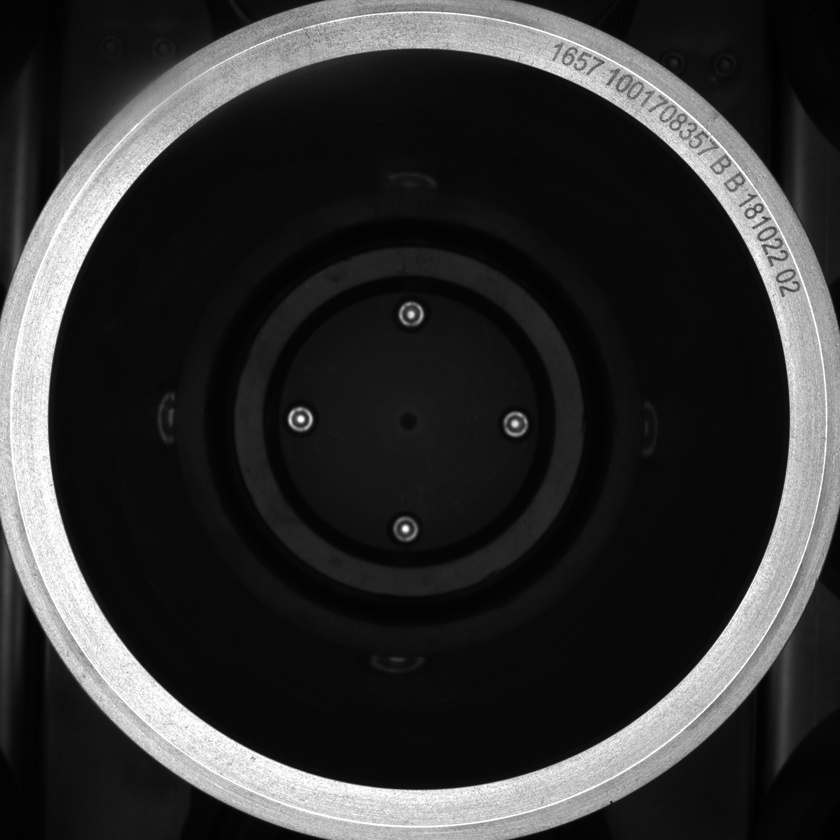
#> input picture pyQt5/检查圆心求出半径/imgSave.jpg, 840 x 840 px, shrunk from 1885 x 1887 before the run
$ python '图形的旋转.py'
#> lines starting #> are read from the running program, lines starting #| are printed output that depends on the picture
import cv2
# [8 lines of commented-out code are left out]
import cv2
img1 = cv2.imread('imgSave.jpg', cv2.IMREAD_COLOR)
#> img1 is the input picture: shape (840, 840, 3); min 0, max 255, mean 49.6
print(img1.shape)
#| (840, 840, 3)
x, y = img1.shape[:2]
#> x = 840; y = 840
rotate = cv2.getRotationMatrix2D((x / 2, y / 2), -150, 1)
res = cv2.warpAffine(img1, rotate, (int( x), int( y)))
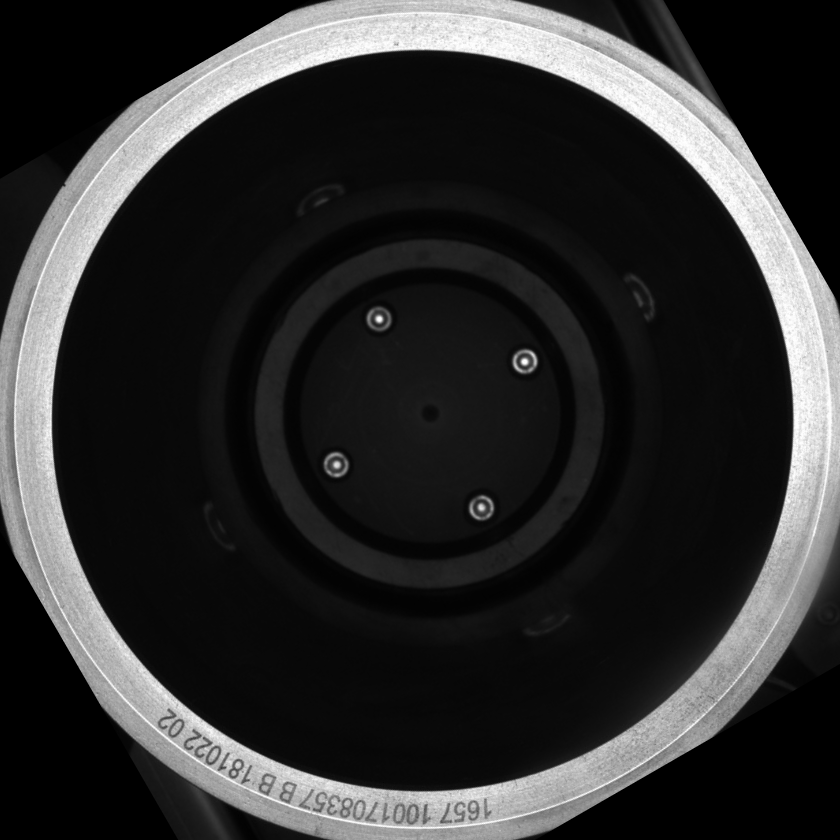
#> res: shape (840, 840, 3); min 0, max 255, mean 46.2
print(res.shape)
#| (840, 840, 3)
cv2.imshow('img', img1)
cv2.namedWindow('res',cv2.WINDOW_NORMAL)
cv2.imshow('res', res)
cv2.waitKey(0)

$ run again, with pyQt5/检查圆心求出半径/09_30_13.jpg copied over pyQt5/检查圆心求出半径/imgSave.jpg
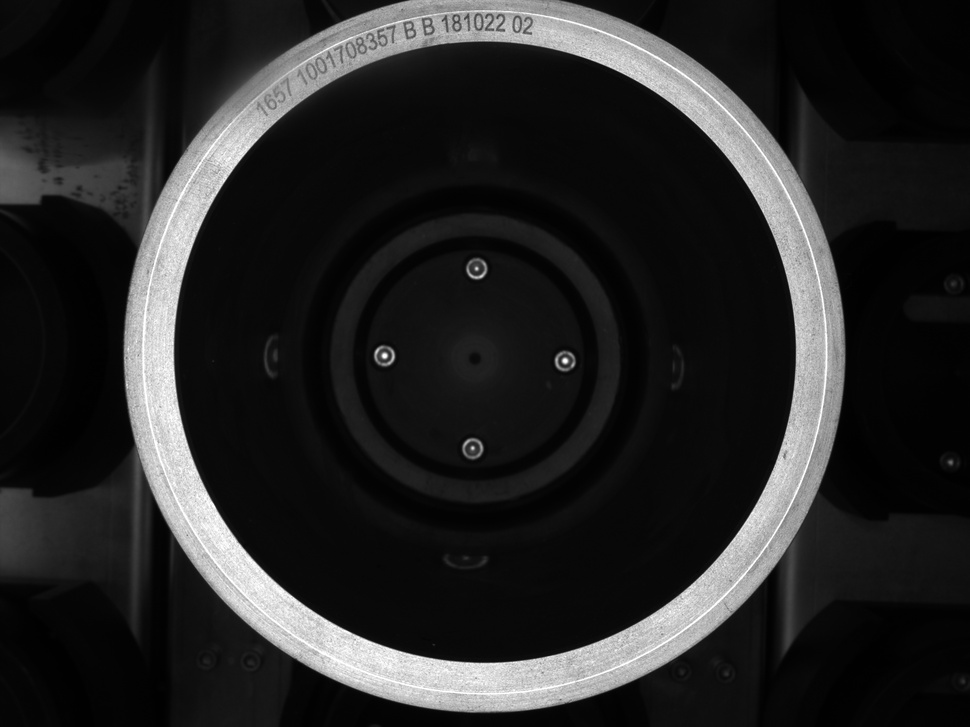
#> input picture pyQt5/检查圆心求出半径/09_30_13.jpg, 970 x 727 px, shrunk from 2592 x 1944 before the run
#> img1 is the input picture: shape (727, 970, 3); min 0, max 255, mean 38.1
#| (727, 970, 3)
#> `res = cv2.warpAffine(img1, rotate, (int( x), int( y)))`:
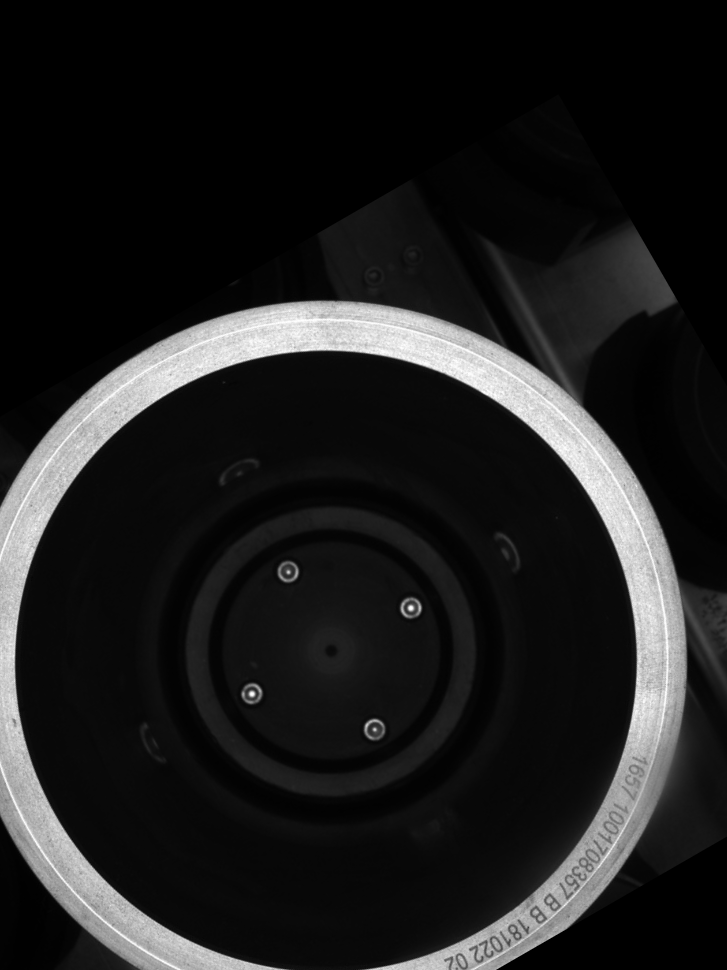
#> res: shape (970, 727, 3); min 0, max 255, mean 30.4
#| (970, 727, 3)
